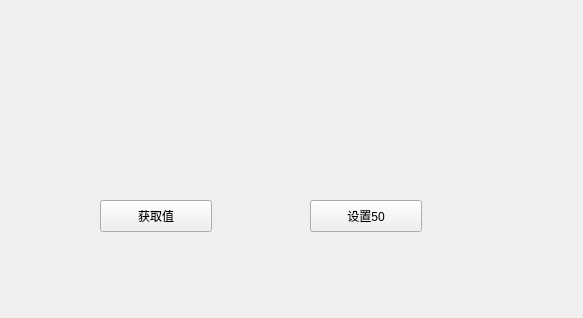
<?xml version="1.0" encoding="UTF-8"?>
<ui version="4.0">
 <class>Widget</class>
 <widget class="QWidget" name="Widget">
  <property name="geometry">
   <rect>
    <x>0</x>
    <y>0</y>
    <width>583</width>
    <height>318</height>
   </rect>
  </property>
  <property name="windowTitle">
   <string>Widget</string>
  </property>
  <widget class="MyView" name="customView" native="true">
   <property name="geometry">
    <rect>
     <x>90</x>
     <y>60</y>
     <width>361</width>
     <height>71</height>
    </rect>
   </property>
  </widget>
  <widget class="QPushButton" name="pushButton">
   <property name="geometry">
    <rect>
     <x>100</x>
     <y>200</y>
     <width>112</width>
     <height>32</height>
    </rect>
   </property>
   <property name="text">
    <string>获取值</string>
   </property>
  </widget>
  <widget class="QPushButton" name="pushButton_2">
   <property name="geometry">
    <rect>
     <x>310</x>
     <y>200</y>
     <width>112</width>
     <height>32</height>
    </rect>
   </property>
   <property name="text">
    <string>设置50</string>
   </property>
  </widget>
 </widget>
 <layoutdefault spacing="6" margin="11"/>
 <customwidgets>
  <customwidget>
   <class>MyView</class>
   <extends>QWidget</extends>
   <header>myview.h</header>
   <container>1</container>
  </customwidget>
 </customwidgets>
 <resources/>
 <connections/>
</ui>
